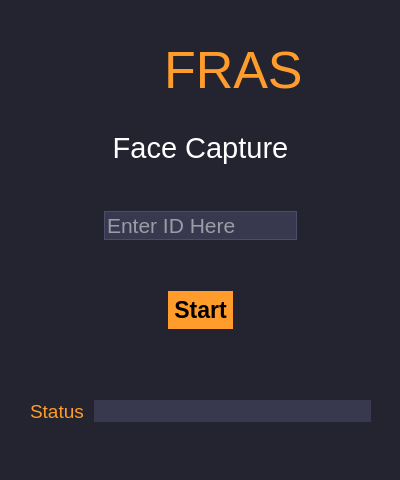
<?xml version="1.0" encoding="UTF-8"?>
<ui version="4.0">
 <class>Dialog</class>
 <widget class="QDialog" name="Dialog">
  <property name="geometry">
   <rect>
    <x>0</x>
    <y>0</y>
    <width>400</width>
    <height>480</height>
   </rect>
  </property>
  <property name="sizePolicy">
   <sizepolicy hsizetype="Fixed" vsizetype="Fixed">
    <horstretch>0</horstretch>
    <verstretch>0</verstretch>
   </sizepolicy>
  </property>
  <property name="minimumSize">
   <size>
    <width>400</width>
    <height>480</height>
   </size>
  </property>
  <property name="maximumSize">
   <size>
    <width>400</width>
    <height>480</height>
   </size>
  </property>
  <property name="windowTitle">
   <string>Capture Image</string>
  </property>
  <property name="windowIcon">
   <iconset>
    <normaloff>C:/Users/sheik/.designer/backup/facial-recognition.png</normaloff>C:/Users/sheik/.designer/backup/facial-recognition.png</iconset>
  </property>
  <property name="styleSheet">
   <string notr="true">/*Copyright (c) DevSec Studio. All rights reserved.

MIT License

Permission is hereby granted, free of charge, to any person obtaining a copy
of this software and associated documentation files (the &quot;Software&quot;), to deal
in the Software without restriction, including without limitation the rights
to use, copy, modify, merge, publish, distribute, sublicense, and/or sell
copies of the Software, and to permit persons to whom the Software is
furnished to do so, subject to the following conditions:

The above copyright notice and this permission notice shall be included in all
copies or substantial portions of the Software.

THE SOFTWARE IS PROVIDED *AS IS*, WITHOUT WARRANTY OF ANY KIND, EXPRESS OR
IMPLIED, INCLUDING BUT NOT LIMITED TO THE WARRANTIES OF MERCHANTABILITY,
FITNESS FOR A PARTICULAR PURPOSE AND NONINFRINGEMENT. IN NO EVENT SHALL THE
AUTHORS OR COPYRIGHT HOLDERS BE LIABLE FOR ANY CLAIM, DAMAGES OR OTHER
LIABILITY, WHETHER IN AN ACTION OF CONTRACT, TORT OR OTHERWISE, ARISING FROM,
OUT OF OR IN CONNECTION WITH THE SOFTWARE OR THE USE OR OTHER DEALINGS IN THE SOFTWARE.
*/

/*-----QWidget-----*/
QWidget
{
	background-color: #232430;
	color: #000000;
	border-color: #000000;

}


/*-----QLabel-----*/
QLabel
{
	background-color: #232430;
	color: #c1c1c1;
	border-color: #000000;

}


/*-----QPushButton-----*/
QPushButton
{
	background-color: #ff9c2b;
	color: #000000;
	font-weight: bold;
	border-style: solid;
	border-color: #000000;
	padding: 6px;

}


QPushButton::hover
{
	background-color: #ffaf5d;

}


QPushButton::pressed
{
	background-color: #dd872f;

}


/*-----QToolButton-----*/
QToolButton
{
	background-color: #ff9c2b;
	color: #000000;
	font-weight: bold;
	border-style: solid;
	border-color: #000000;
	padding: 6px;

}


QToolButton::hover
{
	background-color: #ffaf5d;

}


QToolButton::pressed
{
	background-color: #dd872f;

}


/*-----QLineEdit-----*/
QLineEdit
{
	background-color: #38394e;
	color: #c1c1c1;
	border-style: solid;
	border-width: 1px;
	border-color: #4a4c68;

}


/*-----QTableView-----*/
QTableView, 
QHeaderView, 
QTableView::item 
{
	background-color: #232430;
	color: #c1c1c1;
	border: none;

}


QTableView::item:selected 
{ 
    background-color: #41424e;
    color: #c1c1c1;

}


QHeaderView::section:horizontal 
{
    background-color: #232430;
	border: 1px solid #37384d;
	padding: 5px;

}


QTableView::indicator{
	background-color: #1d1d28;
	border: 1px solid #37384d;

}


QTableView::indicator:checked{
	image:url(&quot;./ressources/check.png&quot;); /*To replace*/
	background-color: #1d1d28;

}

/*-----QTabWidget-----*/
QTabWidget::pane 
{ 
    border: none;

}


QTabWidget::tab-bar 
{
    left: 5px; 

}


QTabBar::tab 
{
    color: #c1c1c1;
    min-width: 1px;
	padding-left: 25px;
	margin-left:-22px;
    height: 28px;
	border: none;

}


QTabBar::tab:selected 
{
    color: #c1c1c1;
	font-weight: bold;
    height: 28px;

}


QTabBar::tab:!first 
{
    margin-left: -20px;

}


QTabBar::tab:hover 
{
    color: #DDD;

}


/*-----QScrollBar-----*/
QScrollBar:horizontal 
{
    background-color: transparent;
    height: 8px;
    margin: 0px;
    padding: 0px;

}


QScrollBar::handle:horizontal 
{
    border: none;
	min-width: 100px;
    background-color: #56576c;

}


QScrollBar::add-line:horizontal, 
QScrollBar::sub-line:horizontal,
QScrollBar::add-page:horizontal, 
QScrollBar::sub-page:horizontal 
{
    width: 0px;
    background-color: transparent;

}


QScrollBar:vertical 
{
    background-color: transparent;
    width: 8px;
    margin: 0;

}


QScrollBar::handle:vertical 
{
    border: none;
	min-height: 100px;
    background-color: #56576c;

}


QScrollBar::add-line:vertical, 
QScrollBar::sub-line:vertical,
QScrollBar::add-page:vertical, 
QScrollBar::sub-page:vertical 
{
    height: 0px;
    background-color: transparent;

}
</string>
  </property>
  <widget class="QWidget" name="verticalLayoutWidget">
   <property name="geometry">
    <rect>
     <x>30</x>
     <y>40</y>
     <width>341</width>
     <height>383</height>
    </rect>
   </property>
   <layout class="QVBoxLayout" name="verticalLayout">
    <item>
     <layout class="QHBoxLayout" name="horizontalLayout_2">
      <item>
       <spacer name="horizontalSpacer_6">
        <property name="orientation">
         <enum>Qt::Horizontal</enum>
        </property>
        <property name="sizeHint" stdset="0">
         <size>
          <width>40</width>
          <height>20</height>
         </size>
        </property>
       </spacer>
      </item>
      <item>
       <widget class="QLabel" name="Icon">
        <property name="sizePolicy">
         <sizepolicy hsizetype="Fixed" vsizetype="Fixed">
          <horstretch>0</horstretch>
          <verstretch>0</verstretch>
         </sizepolicy>
        </property>
        <property name="minimumSize">
         <size>
          <width>60</width>
          <height>60</height>
         </size>
        </property>
        <property name="maximumSize">
         <size>
          <width>60</width>
          <height>60</height>
         </size>
        </property>
        <property name="text">
         <string/>
        </property>
        <property name="pixmap">
         <pixmap>fro.png</pixmap>
        </property>
        <property name="scaledContents">
         <bool>true</bool>
        </property>
       </widget>
      </item>
      <item>
       <widget class="QLabel" name="title_label">
        <property name="sizePolicy">
         <sizepolicy hsizetype="Fixed" vsizetype="Fixed">
          <horstretch>0</horstretch>
          <verstretch>0</verstretch>
         </sizepolicy>
        </property>
        <property name="font">
         <font>
          <pointsize>39</pointsize>
         </font>
        </property>
        <property name="styleSheet">
         <string notr="true">color: rgb(255, 156, 43);</string>
        </property>
        <property name="text">
         <string>FRAS</string>
        </property>
       </widget>
      </item>
      <item>
       <spacer name="horizontalSpacer_5">
        <property name="orientation">
         <enum>Qt::Horizontal</enum>
        </property>
        <property name="sizeHint" stdset="0">
         <size>
          <width>40</width>
          <height>20</height>
         </size>
        </property>
       </spacer>
      </item>
     </layout>
    </item>
    <item>
     <spacer name="verticalSpacer">
      <property name="orientation">
       <enum>Qt::Vertical</enum>
      </property>
      <property name="sizeType">
       <enum>QSizePolicy::Fixed</enum>
      </property>
      <property name="sizeHint" stdset="0">
       <size>
        <width>20</width>
        <height>25</height>
       </size>
      </property>
     </spacer>
    </item>
    <item>
     <widget class="QLabel" name="label_3">
      <property name="font">
       <font>
        <pointsize>22</pointsize>
       </font>
      </property>
      <property name="styleSheet">
       <string notr="true">color: rgb(255, 255, 255);</string>
      </property>
      <property name="text">
       <string>Face Capture</string>
      </property>
      <property name="alignment">
       <set>Qt::AlignCenter</set>
      </property>
     </widget>
    </item>
    <item>
     <spacer name="verticalSpacer_3">
      <property name="orientation">
       <enum>Qt::Vertical</enum>
      </property>
      <property name="sizeType">
       <enum>QSizePolicy::Fixed</enum>
      </property>
      <property name="sizeHint" stdset="0">
       <size>
        <width>20</width>
        <height>40</height>
       </size>
      </property>
     </spacer>
    </item>
    <item>
     <layout class="QHBoxLayout" name="horizontalLayout_3">
      <item>
       <spacer name="horizontalSpacer_2">
        <property name="orientation">
         <enum>Qt::Horizontal</enum>
        </property>
        <property name="sizeHint" stdset="0">
         <size>
          <width>40</width>
          <height>20</height>
         </size>
        </property>
       </spacer>
      </item>
      <item>
       <widget class="QLineEdit" name="id_input">
        <property name="sizePolicy">
         <sizepolicy hsizetype="Fixed" vsizetype="Fixed">
          <horstretch>0</horstretch>
          <verstretch>0</verstretch>
         </sizepolicy>
        </property>
        <property name="font">
         <font>
          <pointsize>16</pointsize>
         </font>
        </property>
        <property name="styleSheet">
         <string notr="true">color: rgb(255, 255, 255);</string>
        </property>
        <property name="placeholderText">
         <string>Enter ID Here</string>
        </property>
       </widget>
      </item>
      <item>
       <spacer name="horizontalSpacer">
        <property name="orientation">
         <enum>Qt::Horizontal</enum>
        </property>
        <property name="sizeHint" stdset="0">
         <size>
          <width>40</width>
          <height>20</height>
         </size>
        </property>
       </spacer>
      </item>
     </layout>
    </item>
    <item>
     <spacer name="verticalSpacer_4">
      <property name="orientation">
       <enum>Qt::Vertical</enum>
      </property>
      <property name="sizeHint" stdset="0">
       <size>
        <width>20</width>
        <height>40</height>
       </size>
      </property>
     </spacer>
    </item>
    <item>
     <layout class="QHBoxLayout" name="horizontalLayout_4">
      <item>
       <spacer name="horizontalSpacer_3">
        <property name="orientation">
         <enum>Qt::Horizontal</enum>
        </property>
        <property name="sizeType">
         <enum>QSizePolicy::Fixed</enum>
        </property>
        <property name="sizeHint" stdset="0">
         <size>
          <width>40</width>
          <height>20</height>
         </size>
        </property>
       </spacer>
      </item>
      <item>
       <widget class="QPushButton" name="start_btn">
        <property name="sizePolicy">
         <sizepolicy hsizetype="Fixed" vsizetype="Fixed">
          <horstretch>0</horstretch>
          <verstretch>0</verstretch>
         </sizepolicy>
        </property>
        <property name="font">
         <font>
          <pointsize>17</pointsize>
          <weight>75</weight>
          <bold>true</bold>
         </font>
        </property>
        <property name="text">
         <string>Start</string>
        </property>
       </widget>
      </item>
      <item>
       <spacer name="horizontalSpacer_4">
        <property name="orientation">
         <enum>Qt::Horizontal</enum>
        </property>
        <property name="sizeType">
         <enum>QSizePolicy::Fixed</enum>
        </property>
        <property name="sizeHint" stdset="0">
         <size>
          <width>40</width>
          <height>20</height>
         </size>
        </property>
       </spacer>
      </item>
     </layout>
    </item>
    <item>
     <spacer name="verticalSpacer_2">
      <property name="orientation">
       <enum>Qt::Vertical</enum>
      </property>
      <property name="sizeType">
       <enum>QSizePolicy::Fixed</enum>
      </property>
      <property name="sizeHint" stdset="0">
       <size>
        <width>20</width>
        <height>65</height>
       </size>
      </property>
     </spacer>
    </item>
    <item>
     <layout class="QHBoxLayout" name="horizontalLayout">
      <property name="spacing">
       <number>0</number>
      </property>
      <item>
       <widget class="QLabel" name="label">
        <property name="sizePolicy">
         <sizepolicy hsizetype="Fixed" vsizetype="Fixed">
          <horstretch>0</horstretch>
          <verstretch>0</verstretch>
         </sizepolicy>
        </property>
        <property name="font">
         <font>
          <pointsize>14</pointsize>
         </font>
        </property>
        <property name="styleSheet">
         <string notr="true">
color: rgb(255, 156, 43);
</string>
        </property>
        <property name="text">
         <string>Status</string>
        </property>
       </widget>
      </item>
      <item>
       <spacer name="horizontalSpacer_7">
        <property name="orientation">
         <enum>Qt::Horizontal</enum>
        </property>
        <property name="sizeType">
         <enum>QSizePolicy::Fixed</enum>
        </property>
        <property name="sizeHint" stdset="0">
         <size>
          <width>10</width>
          <height>20</height>
         </size>
        </property>
       </spacer>
      </item>
      <item>
       <widget class="QLabel" name="status_label">
        <property name="sizePolicy">
         <sizepolicy hsizetype="Preferred" vsizetype="Fixed">
          <horstretch>0</horstretch>
          <verstretch>0</verstretch>
         </sizepolicy>
        </property>
        <property name="font">
         <font>
          <pointsize>14</pointsize>
         </font>
        </property>
        <property name="styleSheet">
         <string notr="true">background-color: rgb(56, 57, 78);
color: rgb(255, 255, 255);</string>
        </property>
        <property name="text">
         <string/>
        </property>
       </widget>
      </item>
     </layout>
    </item>
   </layout>
  </widget>
 </widget>
 <resources/>
 <connections/>
</ui>
